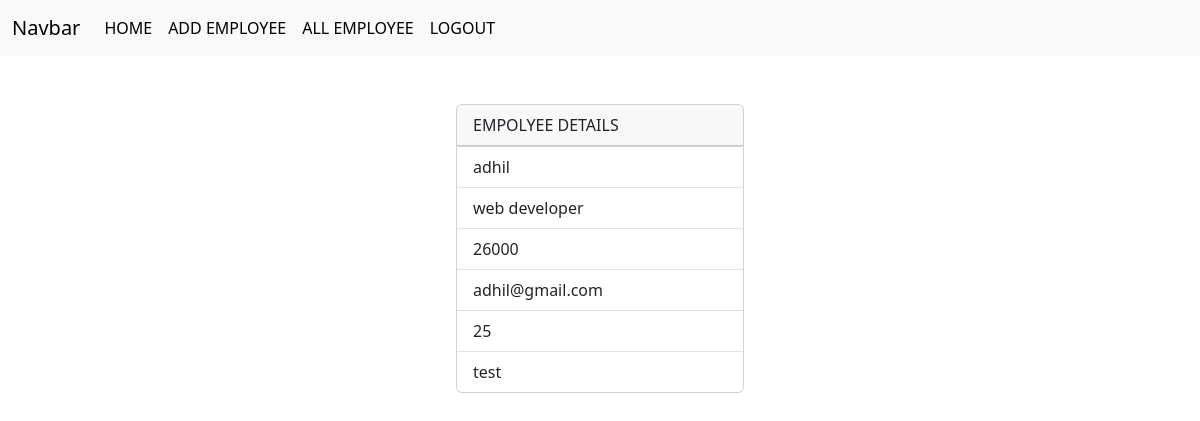
The app's page /employees/1 (signed in) with its own data.
### crm/models.py (models this page shows, shortened)
class Employees(models.Model):
    name=models.CharField(max_length=200)
    department=models.CharField(max_length=200)
    salary=models.PositiveSmallIntegerField()
    email=models.EmailField(unique=True)
    age=models.PositiveIntegerField()
    contact=models.CharField(max_length=200,null=True)
    profile_pic=models.ImageField(upload_to="images",null=True)
    dob=models.DateField(null=True,blank=True)

### crm/views.py (the view)
# urls.py: path("employees/<int:pk>",views.EmployeeeDetailView.as_view(),name="emp-details"),
@method_decorator(signin_required,name="dispatch")
class EmployeeeDetailView(View):
    def get(self,request,*args,**kwargs):
        id=kwargs.get("pk")
        qs=Employees.objects.get(id=id)
        return render(request,"emp_details.html",{"data":qs})

### crm/views.py (called while the page is built)
def signin_required(fn):
    def wrapper(request,*args,**kwargs):
        if not request.user.is_authenticated:
            messages.error(request,"invalid session")
            return redirect("signin")
        else:
            return fn(request,*args,**kwargs)
    return wrapper

### crm/templates/emp_details.html (shortened to what this page needs)
{%extends 'base.html'%}
{%block body_block%}
<div class="container d-flex justify-content-center mt-5">
    <div>
        <div class="card" style="width: 18rem;">
            <div class="card-header">
                EMPOLYEE DETAILS
            </div>
            <ul class="list-group list-group-flush">
              <li class="list-group-item">{{data.name}}</li>
              <li class="list-group-item">{{data.department}}</li>
              <li class="list-group-item">{{data.salary}}</li>
              <li class="list-group-item">{{data.email}}</li>
              <li class="list-group-item">{{data.age}}</li>
              <li class="list-group-item">{{data.contact}}</li>
            </ul>
          </div>
    </div>
</div>
{%endblock%}

### records on screen
Employees: name "adhil", department "web developer", salary "26000", email "adhil@gmail.com", age "25", contact "test"
